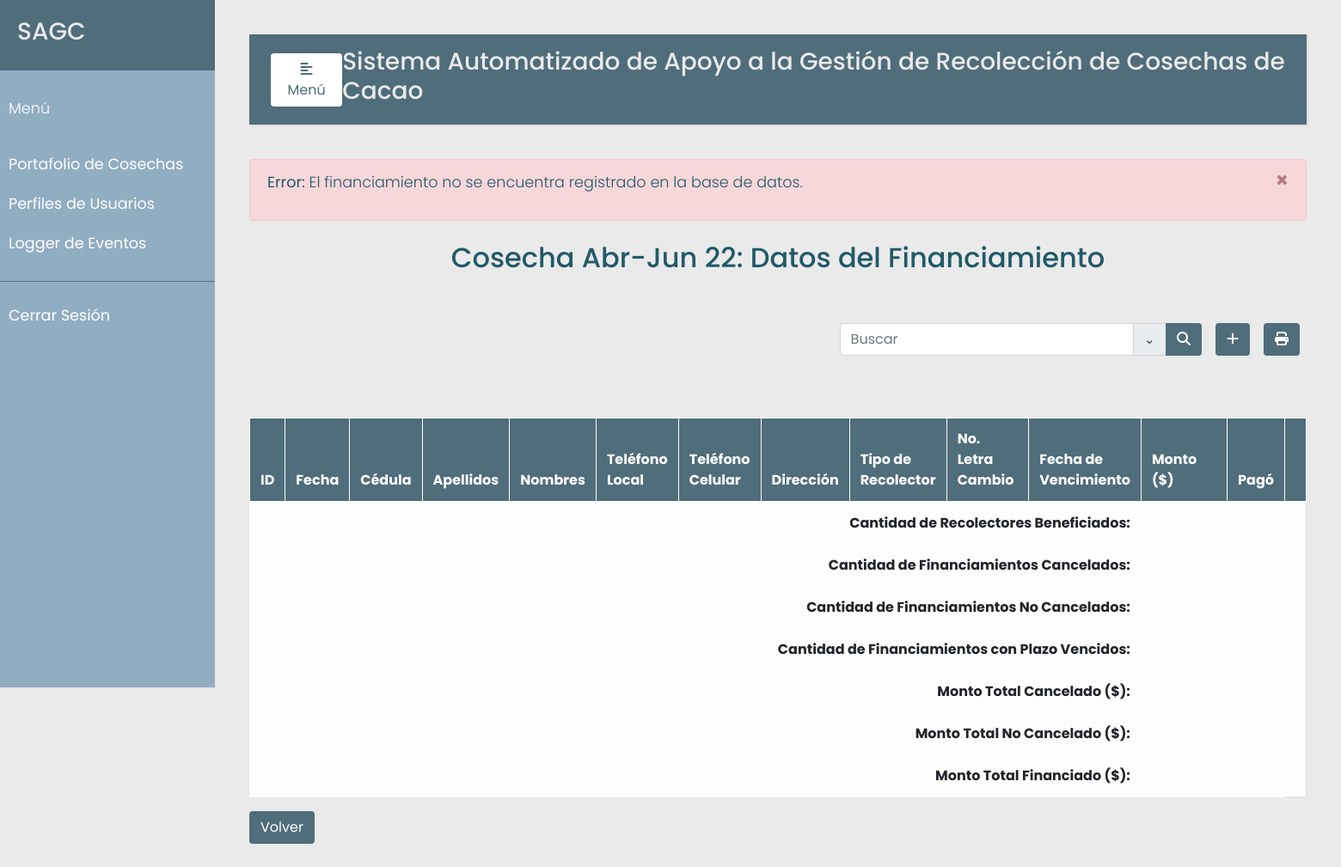
The app's page /cosecha/2/financias/1/update (signed in), older data.
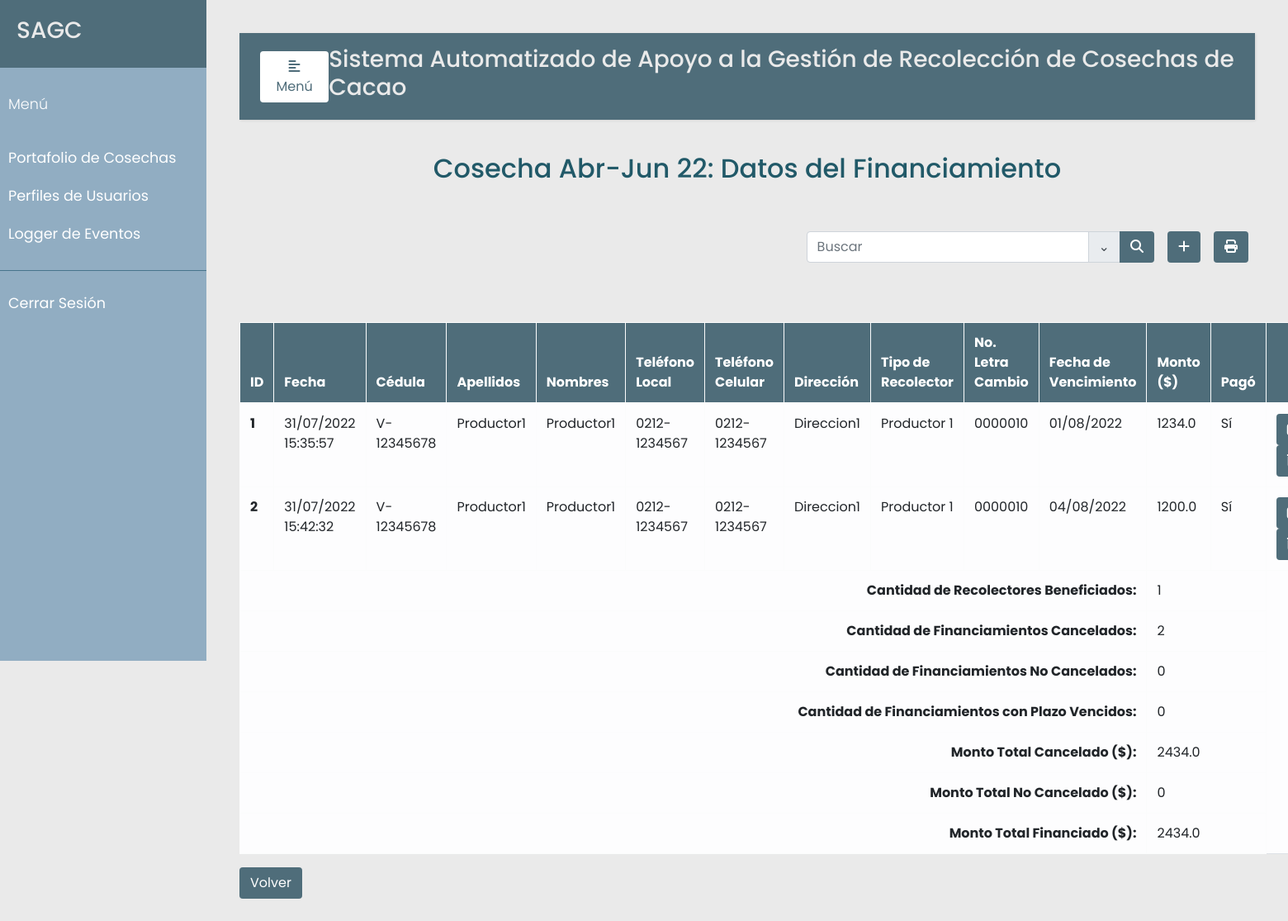
The same page, newer data.
### src/models.py (models this page shows, shortened)
class Financia(db.Model):
    __tablename__ = 'financias'
    id = db.Column(db.Integer, primary_key=True)
    cosecha_id = db.Column(db.Integer, db.ForeignKey('cosechas.id'), nullable=False)
    recolector_id = db.Column(db.Integer, db.ForeignKey('recolectores.id'), nullable=False)
    fecha = db.Column(db.DateTime, nullable=False)
    letra_cambio = db.Column(db.String(120), nullable=False)
    fecha_vencimiento = db.Column(db.DateTime, nullable=False)
    monto = db.Column(db.Float, nullable=False)
    pago = db.Column(db.Boolean, default=False)
    observacion = db.Column(db.String(120))

class Recolector(db.Model):
    __tablename__ = 'recolectores'
    id = db.Column(db.Integer, primary_key=True)
    ci = db.Column(db.String(30), nullable=False, unique=True)
    nombre = db.Column(db.String(30), nullable=False)
    apellido = db.Column(db.String(30), nullable=False)
    telefono = db.Column(db.String(12), nullable=False)
    celular = db.Column(db.String(12), nullable=False)
    tipo_prod = db.Column(db.Integer, db.ForeignKey('tipo_prod.id'), nullable=False) # ForeignKey debe estar el nombre de la tabla a linkear
    direccion1= db.Column(db.String(120), nullable=False)
    direccion2 = db.Column(db.String(120))
    compras = db.relationship('Compra', backref='recolectores')
    financias = db.relationship('Financia', backref='recolectores')

class TipoRecolector(db.Model):
    __tablename__ = 'tipo_prod'
    id = db.Column(db.Integer, primary_key=True)
    descripcion = db.Column(db.String(120), nullable=False, unique=True)
    precio = db.Column(db.Float, nullable=False)
    producer = db.relationship('Recolector', backref='tipo_recolector', lazy=True)

### src/financias.py (the view, shortened to what this page needs)
@app.route("/cosecha/<cosecha_id>/financias/<financias_id>/update", methods=['GET', 'POST'])
@login_required
def update_financias(cosecha_id, financias_id):
    error=None
    recolectores = Recolector.query.all()
    financias = Financia.query.all()
    cosecha = Cosecha.query.filter_by(id=cosecha_id).first()
    error = verificar_cosecha_exists(cosecha_id, 'generar', cosecha)
    if error is not None:
        cosechas = Cosecha.query.all()
        return render_template('cosecha.html', error=error, cosechas=cosechas)
    financia = Financia.query.filter_by(id=financias_id).first()
    if financia is None:
        error = "El financiamiento no se encuentra registrado en la base de datos."
        return render_template('financias.html', error=error, cosecha=cosecha, recolectores=recolectores, financias=financias)
    total_recolectores = Financia.query.filter().group_by(Financia.recolector_id).count()
    total_fin_cancelados = Financia.query.filter(Financia.pago == True).count()
    total_fin_no_cancelados = Financia.query.filter(Financia.pago == False).count()
    total_fin_plazo_vencido = Financia.query.filter(Financia.fecha_vencimiento < datetime.datetime.now()).count()
    total_monto_cancelado = sum(financia.monto for financia in financias if financia.pago == True)
    total_monto_no_cancelado = sum(financia.monto for financia in financias if financia.pago == False)
    total_financiamiento = sum(financia.monto for financia in financias)
    hide = False
    return render_template('financias.html', error=error, cosecha=cosecha, recolectores=recolectores, financias=financias,
            hide=hide, total_recolectores=total_recolectores, total_fin_cancelados=total_fin_cancelados,
            total_fin_no_cancelados=total_fin_no_cancelados, total_fin_plazo_vencido=total_fin_plazo_vencido,
            total_monto_cancelado=total_monto_cancelado, total_monto_no_cancelado=total_monto_no_cancelado,
            total_financiamiento=total_financiamiento)

### src/decoradores.py (called while the page is built)
def login_required(f):
    @wraps(f)
    def wrap(*args, **kwargs):
        if 'logged_in' in session:
            return f(*args, **kwargs)
        else:
            flash('Necesitas iniciar sesión primero')
            return redirect(url_for('login'))
    return wrap

### src/verificadores.py (called while the page is built)
def verificar_cosecha_exists(id, tipo, cosecha):
    error = None
    if cosecha is None or (not cosecha.estado and tipo=='compras'):
        error = "La cosecha no está habilitada"
        if cosecha is None:
            return "La cosecha no se encuentra registrada. Registre la cosecha antes de realiza la compra."
    return error

### templates/financias.html (shortened to what the changed rows need)
{% extends "base.html" %}
{% set active_page = "financias" %}
{% block content %}
  <br/>
  <br>
  <table class="table table-bordered table-light table-hover" id="tabla_cosechas">
    <thead>
      <tr>
        <th scope="col">ID</th>
        <th scope="col">Fecha</th>
        <th scope="col">Cédula</th>
        <th scope="col">Apellidos</th>
        <th scope="col">Nombres</th>
        <th scope="col">Teléfono<br>Local</th>
        <th scope="col">Teléfono<br>Celular</th>
        <th scope="col">Dirección</th>
        <th scope="col">Tipo de<br>Recolector</th>
        <th scope="col">No. Letra<br>Cambio</th>
        <th scope="col">Fecha de<br>Vencimiento</th>
        <th scope="col">Monto ($)</th>
        <th scope="col">Pagó</th>
        {% if not hide %}
        <th scope="col" class="print-delete" ></th>
        {% endif %}
      </tr>
    </thead>
    <tbody>
      {% for u in financias %}
      <tr>
        <th scope="row">{{ loop.index }}</th>
        <td>{{u.fecha.strftime("%d/%m/%Y %H:%M:%S")}}</td>
        <td>{{u.recolectores.ci }}</td>
        <td>{{u.recolectores.apellido}}</td>
        <td>{{u.recolectores.nombre}}</td>
        <td>{{u.recolectores.telefono}}</td>
        <td>{{u.recolectores.celular}}</td>
        <td>{{u.recolectores.direccion1}}</td>
        <td>{{u.recolectores.tipo_recolector.descripcion}}</td>
        <td>{{u.letra_cambio}}</td>
        <td>{{u.fecha_vencimiento.strftime("%d/%m/%Y")}}</td>
        <td>{{u.monto}}</td>
        <td>
          {% if u.pago%}Sí{% else %}No{% endif %}
        </td>
        {% if not hide %}
        <td class="print-delete" >
          <button type="button" class="btn action" data-toggle="modal" data-target="#edit-modal-{{u.id}}">
          </button>
          <button type="button" class="btn action" data-toggle="modal" data-target="#delete-modal-{{u.id}}">
          </button>
        </td>
        {% endif %}
      </tr>
      {% endfor %}
      <tr>
        <th scope="row" colspan="11" style="text-align: right;">Cantidad de Recolectores Beneficiados:</th>
        <td colspan="2">{{ total_recolectores }}</td>
      </tr>
      <tr>
        <th scope="row" colspan="11" style="text-align: right;">Cantidad de Financiamientos Cancelados:</th>
        <td colspan="2">{{ total_fin_cancelados }}</td>
      </tr>
      <tr>
        <th scope="row" colspan="11" style="text-align: right;">Cantidad de Financiamientos No Cancelados:</th>
        <td colspan="2">{{ total_fin_no_cancelados }}</td>
      </tr>
      <tr>
        <th scope="row" colspan="11" style="text-align: right;">Cantidad de Financiamientos con Plazo Vencidos:</th>
        <td colspan="2">{{ total_fin_plazo_vencido }}</td>
      </tr>
      <tr>
        <th scope="row" colspan="11" style="text-align: right;">Monto Total Cancelado ($):</th>
        <td colspan="2">{{ total_monto_cancelado }}</td>
      </tr>
      <tr>
        <th scope="row" colspan="11" style="text-align: right;">Monto Total No Cancelado ($):</th>
        <td colspan="2">{{ total_monto_no_cancelado }}</td>
      </tr>
      <tr>
        <th scope="row" colspan="11" style="text-align: right;">Monto Total Financiado ($):</th>
        <td colspan="2">{{ total_financiamiento }}</td>
      </tr>
    </tbody>
  </table>
{% endblock %}

Row changes from the older to the newer data that the page shows:
added Financia: fecha "31/07/2022 15:35:57", recolectores.ci "V-12345678", recolectores.apellido "Productor1", recolectores.nombre "Productor1", recolectores.telefono "0212-1234567", recolectores.celular "0212-1234567", recolectores.direccion1 "Direccion1", recolectores.tipo_recolector.descripcion "Productor 1", letra_cambio "0000010", fecha_vencimiento "01/08/2022", monto "1234.0", pago "Sí"
added Financia: fecha "31/07/2022 15:42:32", recolectores.ci "V-12345678", recolectores.apellido "Productor1", recolectores.nombre "Productor1", recolectores.telefono "0212-1234567", recolectores.celular "0212-1234567", recolectores.direccion1 "Direccion1", recolectores.tipo_recolector.descripcion "Productor 1", letra_cambio "0000010", fecha_vencimiento "04/08/2022", monto "1200.0", pago "Sí"
Text that changed along with them:
{{ total_recolectores }}: (not shown) → "1"
{{ total_fin_cancelados }}: (not shown) → "2"
{{ total_fin_no_cancelados }}: (not shown) → "0"
{{ total_fin_plazo_vencido }}: (not shown) → "0"
{{ total_monto_cancelado }}: (not shown) → "2434.0"
{{ total_monto_no_cancelado }}: (not shown) → "0"
{{ total_financiamiento }}: (not shown) → "2434.0"
{{ error }}: "El financiamiento no se encuentra registrado en la base de datos." → (not shown)
text no longer shown: "Error: ×"
